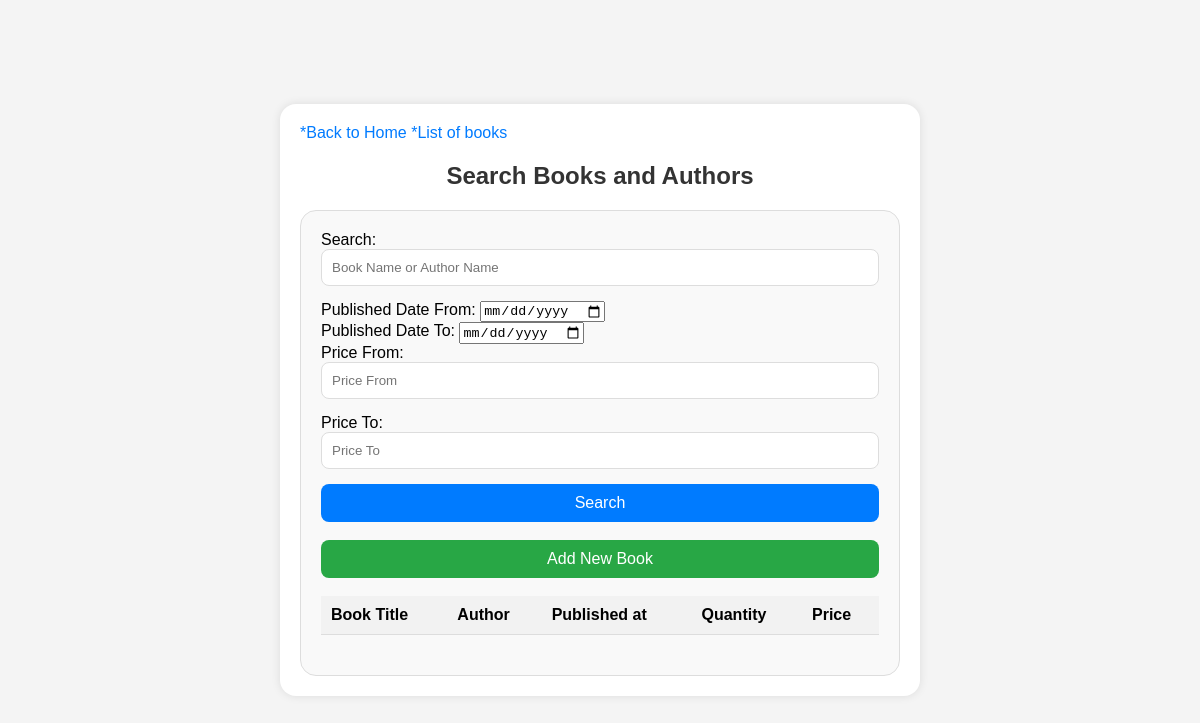
/search/, run on an earlier commit of the app's database.
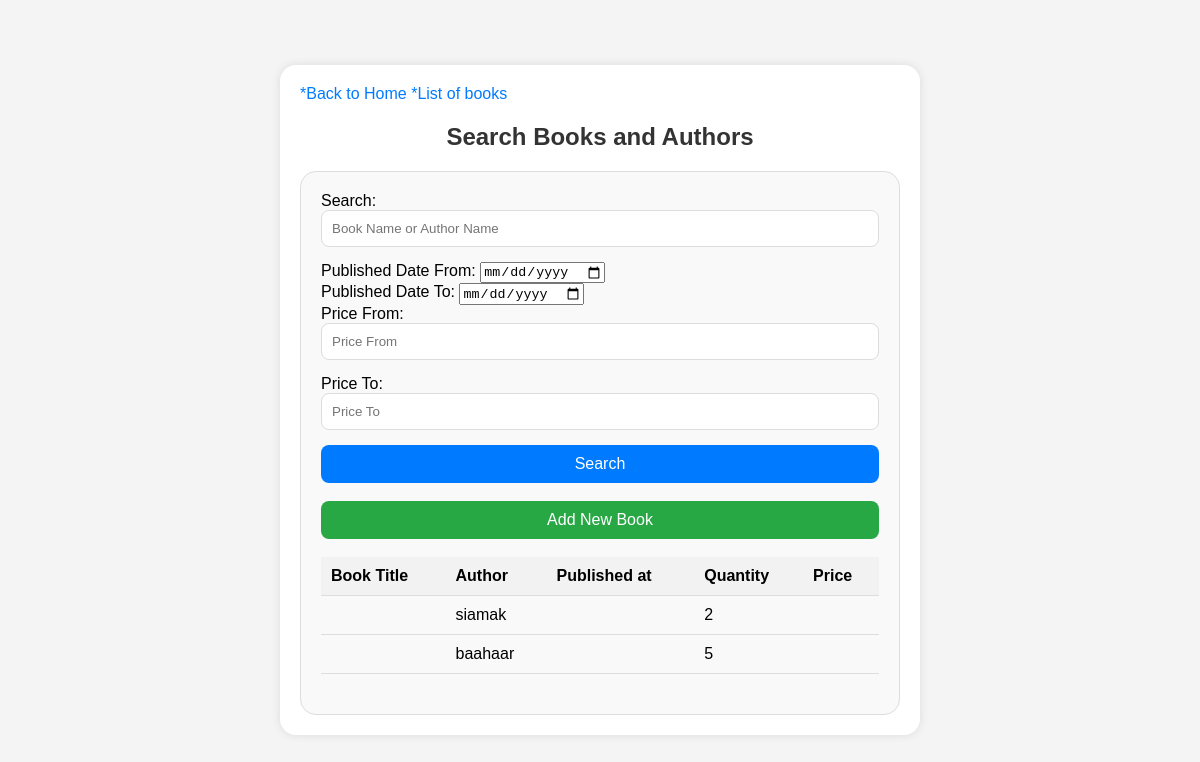
And on a later commit of the database.
### books/models.py (models this page shows, shortened)
class Book(models.Model):
    title = models.CharField(
        'Book Title',
        max_length=250,
        db_index=True
        )
    author = models.CharField(
        'Author',
        max_length=250,
        )
    author_country = models.CharField(
        'Country',
        max_length=100,
        null=True,
        blank=True,
    )
    value = models.BigIntegerField(
        'Value',
        default=0
    )
    quantity = models.IntegerField(
        'Numbers of books',
        default=1
    )
    date_published = models.DateField(
        'Publish Date',
        default=date.today
    )
    genre = models.CharField(
        'Genre',
        max_length=250
        )
    updated_at = models.DateField(
        'Last Update Date',
        auto_now=True,
    )
    created_at = models.DateField(
        'Created Time',
        default=date.today
    )

### books/views.py (the view)
# urls.py: path("search/", views.filter_books, name="search"),
def filter_books(request):
    form = SearchForm(request.POST)
    if form.is_valid():
        search_text = form.cleaned_data.get("search_text")
        published_date_min = form.cleaned_data.get("published_date_min")
        published_date_max = form.cleaned_data.get("published_date_max")
        min_value = form.cleaned_data.get("min_value")
        max_value = form.cleaned_data.get("max_value")
        books = Book.objects.all()
        if search_text:
            books = books.filter(title__icontains=search_text) or books.filter(author__icontains=search_text)
        if published_date_min:
            books = books.filter(published_at__gte=published_date_min)
        if published_date_max:
            books = books.filter(published_at__lte=published_date_max)
        if min_value:
            books = books.filter(price__gte=min_value)
        if max_value:
            books = books.filter(price__lte=max_value)
        return render(request, "search.html", {"books": books, "form": form})
    else:
        return render(request, "search.html", {"form": form})

### books/forms.py
class SearchForm(forms.Form):
    search_text = forms.CharField(
        max_length=100,
        required=False,
        label="Search",
        widget=forms.TextInput(attrs={"placeholder": "Book Name or Author Name"})
        )
    published_date_min = forms.DateField(
        required=False,
        widget=DateInput(),
        label="Published Date From"
        )
    published_date_max = forms.DateField(
        required=False,
        widget=DateInput(),
        label="Published Date To"
        )
    price_min = forms.DecimalField(
        required=False,
        label="Price From",
        widget=forms.NumberInput(attrs={"placeholder": "Price From"})
        )
    price_max = forms.DecimalField(
        required=False,
        label="Price To",
        widget=forms.NumberInput(attrs={"placeholder": "Price To"})
        )

### books/templates/search.html (shortened to what this page needs)
{% extends "base.html" %}
{% block back_button %}
    <a href="{% url 'books:home' %}" class="button">*Back to Home</a>
{% endblock %}
{% block book_list_button %}
    <a href="{% url 'books:book_list' %}" class="button">*List of books</a>
{% endblock %}
{% block title %}Search Books and Authors{% endblock %}
{% block content %}
    <form action="{% url 'books:search' %}" method="post">
        {{ form }}
        <button type="submit" class="button search">Search</button>
    </form>
    <form action="{% url 'books:add-book' %}" method="get">
        <br>
        <button type="submit" class="button">Add New Book</button>
    </form>
    <br>
    <table class="table">
        <thead>
            <tr>
                <th>Book Title</th>
                <th>Author</th>
                <th>Published at</th>
                <th>Quantity</th>
                <th>Price</th>
            </tr>
        </thead>
        <tbody>
            {% for book in books %}
                <tr>
                    <td>
                    </td>
                    <td>{{ book.author }}</td>
                    <td>{{ book.published_at }}</td>
                    <td>{{ book.quantity }}</td>
                    <td>{{ book.price }}</td>
                </tr>
            {% endfor %}
        </tbody>
    </table>
{% endblock %}

What changed in the data, as far as the page shows it:
added Book: author "siamak", quantity "2"
added Book: author "baahaar", quantity "5"
